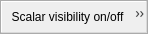
<?xml version="1.0" encoding="UTF-8"?>
<ui version="4.0">
 <class>mqScalarsControlsToolbar</class>
 <widget class="QToolBar" name="mqScalarsControlsToolbar">
  <property name="geometry">
   <rect>
    <x>0</x>
    <y>0</y>
    <width>102</width>
    <height>34</height>
   </rect>
  </property>
  <property name="windowTitle">
   <string>Scalar Controls</string>
  </property>
  <property name="orientation">
   <enum>Qt::Horizontal</enum>
  </property>
  <action name="actionScalarVisibility">
   <property name="checkable">
    <bool>true</bool>
   </property>
   <property name="icon">
    <iconset resource="../Icons/icons.qrc">
     <normaloff>:/Icons/scalars.png</normaloff>
     <normalon>:/Icons/scalars.png</normalon>:/Icons/scalars.png</iconset>
   </property>
   <property name="text">
    <string>Scalar visibility on/off</string>
   </property>
   <property name="toolTip">
    <string>Display scalars on/off toggle button</string>
   </property>
  </action>
  <action name="actionColorScaleEdit">
   <property name="icon">
    <iconset resource="../Icons/icons.qrc">
     <normaloff>:/Icons/color_scale_edit.png</normaloff>
     <normalon>:/Icons/color_scale_edit.png</normalon>:/Icons/color_scale_edit.png</iconset>
   </property>
   <property name="text">
    <string>Edit color_scale</string>
   </property>
   <property name="toolTip">
    <string>Edit color sale</string>
   </property>
  </action>
  <action name="actionTagEdit">
   <property name="icon">
    <iconset resource="../Icons/icons.qrc">
     <normaloff>:/Icons/tag_edit.png</normaloff>
     <normalon>:/Icons/tag_edit.png</normalon>:/Icons/tag_edit.png</iconset>
   </property>
   <property name="text">
    <string>Edit tags</string>
   </property>
   <property name="toolTip">
    <string>Edit tags</string>
   </property>
  </action>
  <action name="actionLookUpTableEdit">
   <property name="icon">
    <iconset resource="../Icons/icons.qrc">
     <normaloff>:/Icons/ScalarBar24.png</normaloff>
     <normalon>:/Icons/ScalarBar24.png</normalon>:/Icons/ScalarBar24.png</iconset>
   </property>
   <property name="text">
    <string>Edit lookup table</string>
   </property>
   <property name="toolTip">
    <string>Edit lookup table</string>
   </property>
  </action>
  <addaction name="actionScalarVisibility"/>
  <addaction name="actionColorScaleEdit"/>
  <addaction name="actionTagEdit"/>
 </widget>
 <resources>
  <include location="../Icons/icons.qrc"/>
  <include location="../Icons/icons.qrc"/>
 </resources>
 <connections/>
</ui>
